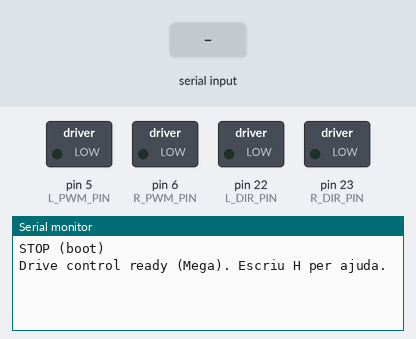
Recording of a sketch running on a simulated Arduino Mega 2560, built with avr-gcc and run on an emulated ATmega2560. On the bench: switched loads named in the sketch (green lamp = pin HIGH), the last lines printed to the serial monitor. The test bench sets the inputs (shaded band).

Above: at 1.4 s.
1.5 s: "s\n" received over Serial
At 2.6 s:
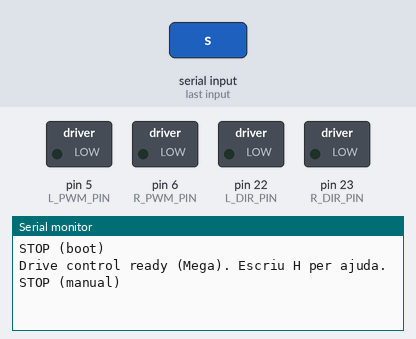
3.0 s: "M\n" received over Serial
At 3.7 s:
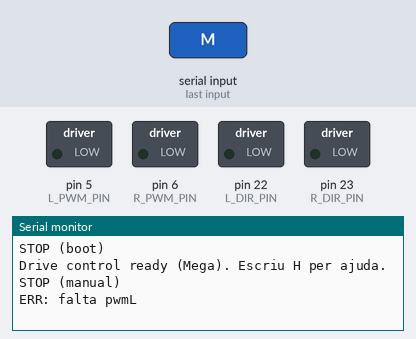
4.5 s: "90 45 200\n" received over Serial
At 4.9 s:
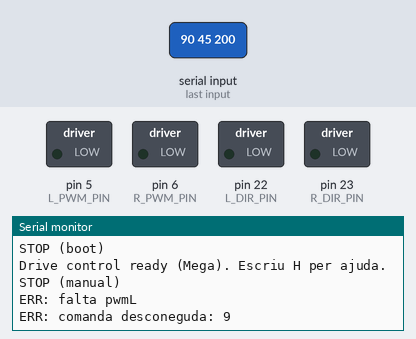

Measured:
- after the input at 1.5 s, the serial monitor: prints a new line at once (image 1)
- after the input at 3.0 s, the serial monitor: prints a new line at once (image 2)
- after the input at 4.5 s, the serial monitor: prints a new line at once (image 3)

The sketch:

drive.ino
```cpp
/*
  drive.ino — Control base diferencial (Arduino Mega)

  Protocol sèrie (ASCII):
    M <pwmL> <pwmR>\n    on pwmL, pwmR ∈ [-255, 255]
    S\n                 STOP immediat
    H\n                 Ajuda
    V\n                 Versió

  Exemple:
    M 120 120   -> endavant
    M -120 -120 -> enrere
    M 120 -120  -> gir sobre eix
    M 0 0       -> stop

  Seguretat:
    - Timeout: si no arriba cap comanda en CMD_TIMEOUT_MS -> STOP motors
*/

#include <Arduino.h>

// ========= CONFIGURACIÓ PINOUT (Arduino Mega) =========
// Pensat per a drivers tipus: DIR + PWM per motor.
// CANVIA AQUESTS PINS si el teu cablejat/driver és diferent.

static const uint8_t L_PWM_PIN = 5;   // Pin PWM (Mega: 2-13, 44-46)
static const uint8_t L_DIR_PIN = 22;  // Pin digital
static const uint8_t R_PWM_PIN = 6;   // Pin PWM
static const uint8_t R_DIR_PIN = 23;  // Pin digital

// Si un motor gira al revés, posa true
static const bool L_INVERT = false;
static const bool R_INVERT = false;

// ========= PARÀMETRES =========
static const uint32_t BAUDRATE = 115200;
static const uint32_t CMD_TIMEOUT_MS = 300;

// Si vols limitar cops de parell (suavitzar), activa-ho:
static const bool ENABLE_RAMP = true;
static const int RAMP_STEP = 10;         // increment màxim per loop
static const uint32_t RAMP_DT_MS = 15;   // interval del ramp

// ========= ESTAT =========
static int targetL = 0, targetR = 0;
static int currentL = 0, currentR = 0;
static uint32_t lastCmdMs = 0;
static uint32_t lastRampMs = 0;

// Buffer de línia
static char lineBuf[64];
static uint8_t lineLen = 0;

// ========= UTILS =========
static int clampPwm(int v) {
  if (v > 255) return 255;
  if (v < -255) return -255;
  return v;
}

static void applyMotor(uint8_t pwmPin, uint8_t dirPin, bool invert, int pwm) {
  pwm = clampPwm(pwm);
  if (invert) pwm = -pwm;

  if (pwm == 0) {
    analogWrite(pwmPin, 0);
    return;
  }

  const bool dir = (pwm >= 0);
  digitalWrite(dirPin, dir ? HIGH : LOW);
  analogWrite(pwmPin, abs(pwm));
}

static void setMotorsNow(int pwmL, int pwmR) {
  pwmL = clampPwm(pwmL);
  pwmR = clampPwm(pwmR);

  currentL = pwmL;
  currentR = pwmR;

  applyMotor(L_PWM_PIN, L_DIR_PIN, L_INVERT, currentL);
  applyMotor(R_PWM_PIN, R_DIR_PIN, R_INVERT, currentR);
}

static void stopMotors(const char* reason) {
  targetL = 0; targetR = 0;
  setMotorsNow(0, 0);
  Serial.print(F("STOP"));
  if (reason && reason[0]) {
    Serial.print(F(" ("));
    Serial.print(reason);
    Serial.print(F(")"));
  }
  Serial.println();
}

static void printHelp() {
  Serial.println(F("Comandes:"));
  Serial.println(F("  M <pwmL> <pwmR>   (pwm en [-255,255])"));
  Serial.println(F("  S                STOP"));
  Serial.println(F("  V                Versio"));
  Serial.println(F("  H                Ajuda"));
}

static void printVersion() {
  Serial.println(F("drive.ino v1.0 (Mega)"));
}

// Parseja una línia completa
static void handleLine(char* s) {
  // Treu espais inicials
  while (*s == ' ' || *s == '\t') s++;
  if (*s == '\0') return;

  const char cmd = s[0];

  if (cmd == 'H' || cmd == 'h') {
    printHelp();
    return;
  }
  if (cmd == 'V' || cmd == 'v') {
    printVersion();
    return;
  }
  if (cmd == 'S' || cmd == 's') {
    lastCmdMs = millis();
    stopMotors("manual");
    return;
  }

  if (cmd == 'M' || cmd == 'm') {
    // Esperem: M <int> <int>
    // Fem parse amb strtok per ser lleuger
    char* tok = strtok(s, " \t");
    tok = strtok(NULL, " \t");
    if (!tok) { Serial.println(F("ERR: falta pwmL")); return; }
    int pwmL = atoi(tok);

    tok = strtok(NULL, " \t");
    if (!tok) { Serial.println(F("ERR: falta pwmR")); return; }
    int pwmR = atoi(tok);

    pwmL = clampPwm(pwmL);
    pwmR = clampPwm(pwmR);

    targetL = pwmL;
    targetR = pwmR;
    lastCmdMs = millis();

    Serial.print(F("ACK M "));
    Serial.print(targetL);
    Serial.print(' ');
    Serial.println(targetR);
    return;
  }

  Serial.print(F("ERR: comanda desconeguda: "));
  Serial.println(cmd);
}

// Llegeix sèrie línia a línia (\n o \r\n)
static void pollSerial() {
  while (Serial.available() > 0) {
    char c = (char)Serial.read();
    if (c == '\r') continue;

    if (c == '\n') {
      lineBuf[lineLen] = '\0';
      handleLine(lineBuf);
      lineLen = 0;
      continue;
    }

    if (lineLen < sizeof(lineBuf) - 1) {
      lineBuf[lineLen++] = c;
    } else {
      // Overflow -> reset
      lineLen = 0;
      Serial.println(F("ERR: linia massa llarga"));
    }
  }
}

// Ramp suau cap a target
static void updateRamp() {
  if (!ENABLE_RAMP) {
    if (currentL != targetL || currentR != targetR) {
      setMotorsNow(targetL, targetR);
    }
    return;
  }

  uint32_t now = millis();
  if (now - lastRampMs < RAMP_DT_MS) return;
  lastRampMs = now;

  auto stepToward = [](int cur, int tgt) -> int {
    if (cur == tgt) return cur;
    int d = tgt - cur;
    if (d > RAMP_STEP) d = RAMP_STEP;
    else if (d < -RAMP_STEP) d = -RAMP_STEP;
    return cur + d;
  };

  int newL = stepToward(currentL, targetL);
  int newR = stepToward(currentR, targetR);

  if (newL != currentL || newR != currentR) {
    setMotorsNow(newL, newR);
  }
}

// Timeout de seguretat
static void safetyTimeout() {
  uint32_t now = millis();
  if (now - lastCmdMs > CMD_TIMEOUT_MS) {
    // Evita spam de STOP: només si realment està movent-se
    if (currentL != 0 || currentR != 0 || targetL != 0 || targetR != 0) {
      stopMotors("timeout");
    }
  }
}

void setup() {
  pinMode(L_PWM_PIN, OUTPUT);
  pinMode(L_DIR_PIN, OUTPUT);
  pinMode(R_PWM_PIN, OUTPUT);
  pinMode(R_DIR_PIN, OUTPUT);

  Serial.begin(BAUDRATE);
  delay(200);

  lastCmdMs = millis();
  lastRampMs = millis();
  stopMotors("boot");

  Serial.println(F("Drive control ready (Mega). Escriu H per ajuda."));
}

void loop() {
  pollSerial();
  safetyTimeout();
  updateRamp();
}
```
